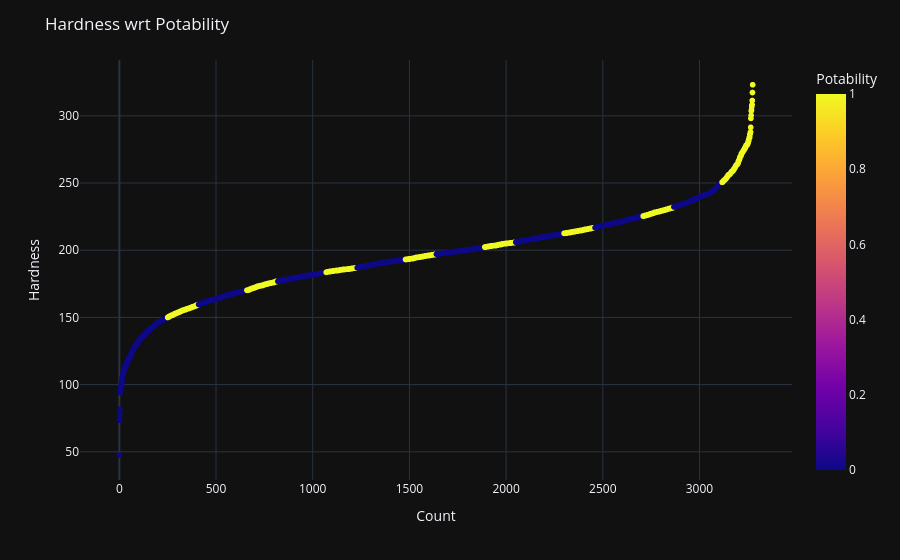

Notebook source saved alongside this figure:
### Code cell
# basic scatter plot
fig = px.scatter(data,range(data['Hardness'].count()), sorted(data['Hardness']),
                 color=data['Potability'],
                 labels={
                     'x': "Count",
                     'y': "Hardness",
                     'color':'Potability'
                     
                 }, template = 'plotly_dark')
fig.update_layout(title='Hardness wrt Potability')
fig.show()

### Figure 1 — Plotly figure (JSON) as saved in the notebook; plotly's stock layout.template omitted (floating-point values rounded to 4 significant figures; data arrays with more than 128 entries replaced by an {"elided": "..."} marker saying what was removed)
{"data": [{"hovertemplate": "Count=%{x}<br>Hardness=%{y}<br>Potability=%{marker.color}<extra></extra>", "legendgroup": "", "marker": {"color": {"elided": "3276 int values"}, "coloraxis": "coloraxis", "symbol": "circle"}, "mode": "markers", "name": "", "showlegend": false, "type": "scattergl", "x": {"elided": "3276 int values"}, "xaxis": "x", "y": {"elided": "3276 float values"}, "yaxis": "y"}], "layout": {"coloraxis": {"colorbar": {"title": {"text": "Potability"}}, "colorscale": [[0.0, "#0d0887"], [0.1111, "#46039f"], [0.2222, "#7201a8"], [0.3333, "#9c179e"], [0.4444, "#bd3786"], [0.5556, "#d8576b"], [0.6667, "#ed7953"], [0.7778, "#fb9f3a"], [0.8889, "#fdca26"], [1.0, "#f0f921"]]}, "legend": {"tracegroupgap": 0}, "margin": {"t": 60}, "title": {"text": "Hardness wrt Potability"}, "xaxis": {"anchor": "y", "domain": [0.0, 1.0], "title": {"text": "Count"}}, "yaxis": {"anchor": "x", "domain": [0.0, 1.0], "title": {"text": "Hardness"}}}}
